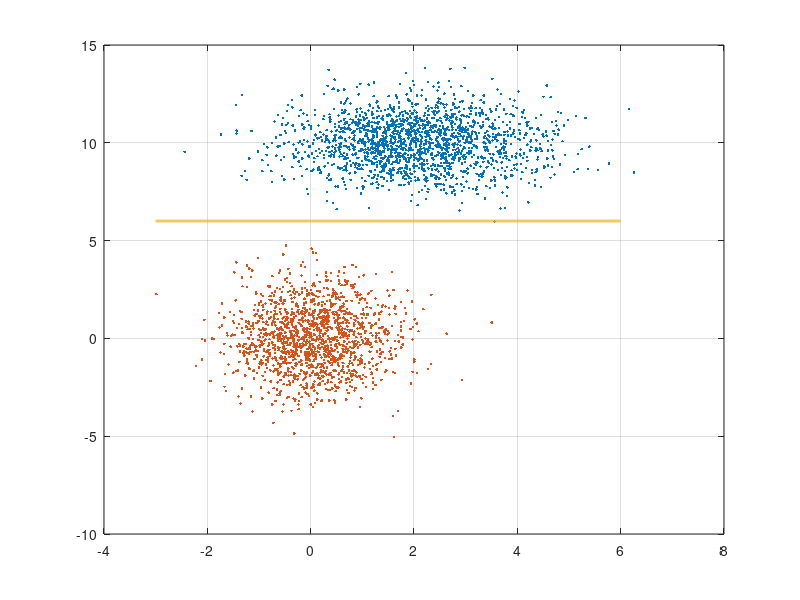

The MATLAB source for this figure:
clear 
close
mu1=[2;10];
 
n1=1800
g1=1.2*randn(2,n1)+repmat(mu1,[1,n1]);
plot(g1(1,:),g1(2,:),'.')
 
n2=1500;
g2=repmat([0.8;1.5],[1,n2]).*randn(2,n2);
hold on
grid on
plot(g2(1,:),g2(2,:),'.')
plot(linspace(-3,6,n2),6*ones(n2,1),'LineWidth',2)
